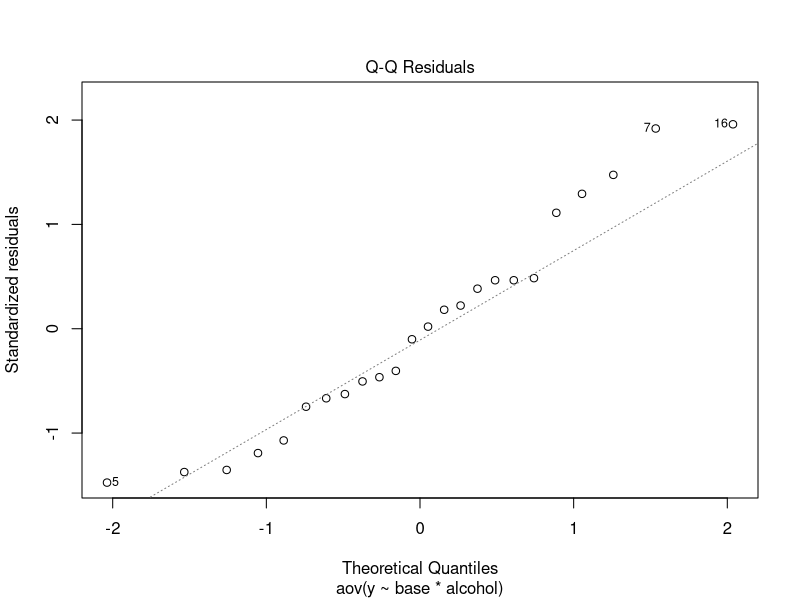
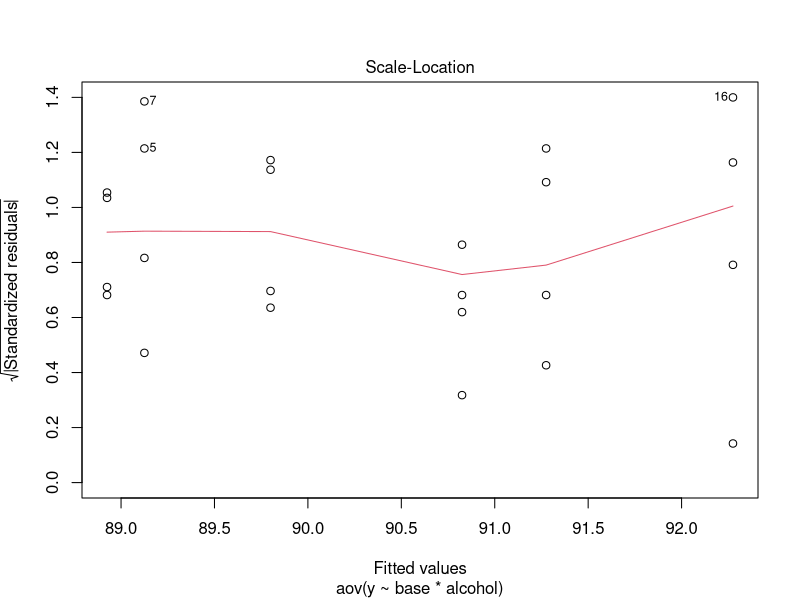

Generate these figures, in order, with R:
####BIOS 7080: Hw Ch. 6####
if(!require(tidyverse))
  install.packages("tidyverse")
if(!require(car))
  install.packages("car")
if(!require(MASS))
  install.packages("MASS")

####Problem 6.1####
###Data Input###
#type of alcohol used in reaction
alcohol<-factor(c(rep(1, 8), rep(2, 8), rep(3, 8)))
#type of base used in reaction
base<-factor(c(rep(1, 4), rep(2, 4), rep(1, 4), rep(2, 4), rep(1, 4), rep(2, 4)))
#percent yield of reaction
y<-c(91.3, 89.9, 90.7, 91.4, 87.3, 89.4, 91.5, 88.3, 89.3, 88.1, 90.4, 91.4, 92.3,
     91.5, 90.6, 94.7, 89.5, 87.6, 88.3, 90.3, 93.1, 90.7, 91.5, 89.8)

#dataframe for the analysis
prb6_1.tibble<-tibble(alcohol, base, y)

###Part a)###
##ANOVA##
prb6_1.aov<-aov(y~base*alcohol, data = prb6_1.tibble)

###Part b)###
##cell means##
cellmu.prb6_1<-c(mean(y[1:4]), mean(y[5:8]), mean(y[9:12]), mean(y[13:16]),
                 mean(y[17:20]), mean(y[21:24]))
##marginal means##
#base means
basemu.prb6_1<-c(mean(y[base=="1"]), mean(y[base=="2"]))
#number of levels of base
n.base<-length(basemu.prb6_1)
#alcohol means
alcoholmu.prb6_1<-c(mean(y[alcohol=="1"]), mean(y[alcohol=="2"]),
                    mean(y[alcohol=="3"]))
#number of levels of alcohol
n.alcohol<-length(alcoholmu.prb6_1)
#total mean
mu.prb6_1<-mean(y)
#total number of cells
N.prb6_1<-length(prb6_1.tibble$y)
#number of replications
r.prb6_1<-4 #from the no. of observations per cell

##standard errors##
#MSE of the model
MSE.prb6_1<-summary(prb6_1.aov)[[1]][['Mean Sq']][4]
#MS of base
MSbase.prb6_1<-summary(prb6_1.aov)[[1]][['Mean Sq']][1]
#MS of alcohol
MSalcohol.prb6_1<-summary(prb6_1.aov)[[1]][['Mean Sq']][2]
#MS of interaction
MSintrct.prb6_1<-summary(prb6_1.aov)[[1]][['Mean Sq']][3]
#standard error of the base
sebase.prb6_1<-sqrt(MSE.prb6_1/(r.prb6_1*n.alcohol))
#standard error of the alcohol
sealcohol.prb6_1<-sqrt(MSE.prb6_1/(r.prb6_1*n.base))
#standard error of the cells
secells.prb6_1<-sqrt(MSE.prb6_1/r.prb6_1)

###Part c)###
#F statistic for interaction
F0.prb6_1<-MSintrct.prb6_1/MSE.prb6_1
#critical F-value (alpha, (n.base-1)*(n.alcohol-1), n.base*n.alcohol*(r.prb6_1-1))
Fcrit.prb6_1<-qf(0.95, (n.base-1)*(n.alcohol-1), n.base*n.alcohol*(r.prb6_1-1))
#p-value
pval.prb6_1<-pf(F0.prb6_1, (n.base-1)*(n.alcohol-1),
                n.base*n.alcohol*(r.prb6_1-1), lower.tail = F)

###Part d)###
#standard error for multiple contrasts (mu1-mu2)
sc.prb6_1<-sqrt((MSE.prb6_1/r.prb6_1)*(1^2+(-1)^2))
#Bonf. t-value for base effects (alpha/2=0.975, k=3, v=ab(r-1)=18)
tval.prb6_1b<-2.64
#Bonf. t-value for alcohol effects (alpha/2=0.975, k=6, v=ab(r-1)=18)
tval.prb6_1a<-2.96

##mulitple contrasts for simple effects
#base effects
b12alc1<-cellmu.prb6_1[1]-cellmu.prb6_1[2]
b12alc2<-cellmu.prb6_1[3]-cellmu.prb6_1[4]
b12alc3<-cellmu.prb6_1[5]-cellmu.prb6_1[6]

#alcohol effects
alc12b1<-cellmu.prb6_1[1]-cellmu.prb6_1[3]
alc13b1<-cellmu.prb6_1[1]-cellmu.prb6_1[5]
alc23b1<-cellmu.prb6_1[3]-cellmu.prb6_1[5]
alc12b2<-cellmu.prb6_1[2]-cellmu.prb6_1[4]
alc13b2<-cellmu.prb6_1[2]-cellmu.prb6_1[6]
alc23b2<-cellmu.prb6_1[4]-cellmu.prb6_1[6]

##95% SCI
#base effects
SCI95_b12alc1<-c(b12alc1-tval.prb6_1b*sc.prb6_1, b12alc1+tval.prb6_1b*sc.prb6_1)
SCI95_b12alc2<-c(b12alc2-tval.prb6_1b*sc.prb6_1, b12alc2+tval.prb6_1b*sc.prb6_1)
SCI95_b12alc3<-c(b12alc3-tval.prb6_1b*sc.prb6_1, b12alc3+tval.prb6_1b*sc.prb6_1)

#alcohol effects
SCI95_alc12b1<-c(alc12b1-tval.prb6_1a*sc.prb6_1, alc12b1+tval.prb6_1a*sc.prb6_1)
SCI95_alc13b1<-c(alc13b1-tval.prb6_1a*sc.prb6_1, alc13b1+tval.prb6_1a*sc.prb6_1)
SCI95_alc23b1<-c(alc23b1-tval.prb6_1a*sc.prb6_1, alc23b1+tval.prb6_1a*sc.prb6_1)
SCI95_alc12b2<-c(alc12b2-tval.prb6_1a*sc.prb6_1, alc12b2+tval.prb6_1a*sc.prb6_1)
SCI95_alc13b2<-c(alc13b2-tval.prb6_1a*sc.prb6_1, alc13b2+tval.prb6_1a*sc.prb6_1)
SCI95_alc23b2<-c(alc23b2-tval.prb6_1a*sc.prb6_1, alc23b2+tval.prb6_1a*sc.prb6_1)

###Part e)###
##Residual analysis
#Normal plot
pqq.prb6_1<-plot(prb6_1.aov, 2)
#Spread-Location plot
psl.prb6_1<-plot(prb6_1.aov, 3)
#Levene's Test
#Levene Test (Median)
lvne_test.prb6_1<-leveneTest(prb6_1.aov, center=median)